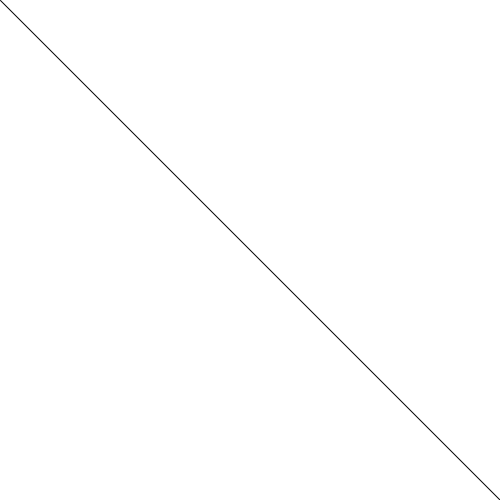
Frame 1 (no input)
Frame 60 (the mouse pressed at the canvas centre just before this capture): identical to frame 1, image omitted
Frame 120 (the mouse held since frame 60 and released just before this capture): identical to frame 1, image omitted

The Processing sketch that drew this single still picture (run headless with seeded random() and noise(); from frame 60 on, the mouse is pressed at the canvas centre):

// Processing sketch: CRCP1310_01_setup_and_draw
// ── CRCP1310_01_setup_and_draw.pde
/*
returnType functionName(params list) {
  // code
}
*/

void setup() {
  size(500, 500);
}

void draw() {
  background(255);
  line(0, 0, 500, 500);
}
